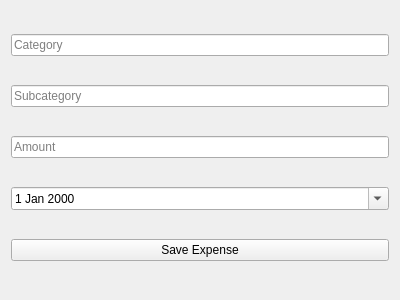
<?xml version="1.0" encoding="UTF-8"?>
<ui version="4.0">
 <class>ExpenseEntry</class>
 <widget class="QWidget" name="ExpenseEntry">
  <property name="geometry">
   <rect>
    <x>0</x>
    <y>0</y>
    <width>400</width>
    <height>300</height>
   </rect>
  </property>
  <property name="windowTitle">
   <string>Expense Entry</string>
  </property>
  <layout class="QVBoxLayout" name="verticalLayout">
    <item>
     <widget class="QLineEdit" name="categoryLineEdit">
      <property name="placeholderText">
       <string>Category</string>
      </property>
     </widget>
    </item>
    <item>
     <widget class="QLineEdit" name="subcategoryLineEdit">
      <property name="placeholderText">
       <string>Subcategory</string>
      </property>
     </widget>
    </item>
    <item>
     <widget class="QLineEdit" name="amountLineEdit">
      <property name="placeholderText">
       <string>Amount</string>
      </property>
     </widget>
    </item>
    <item>
     <widget class="QDateEdit" name="dateEdit">
      <property name="calendarPopup">
       <bool>true</bool>
      </property>
      <property name="date">
       <date>2024-12-16</date>
      </property>
     </widget>
    </item>
    <item>
     <widget class="QPushButton" name="saveExpenseButton">
      <property name="text">
       <string>Save Expense</string>
      </property>
     </widget>
    </item>
  </layout>
 </widget>
 <resources/>
 <connections/>
</ui>
